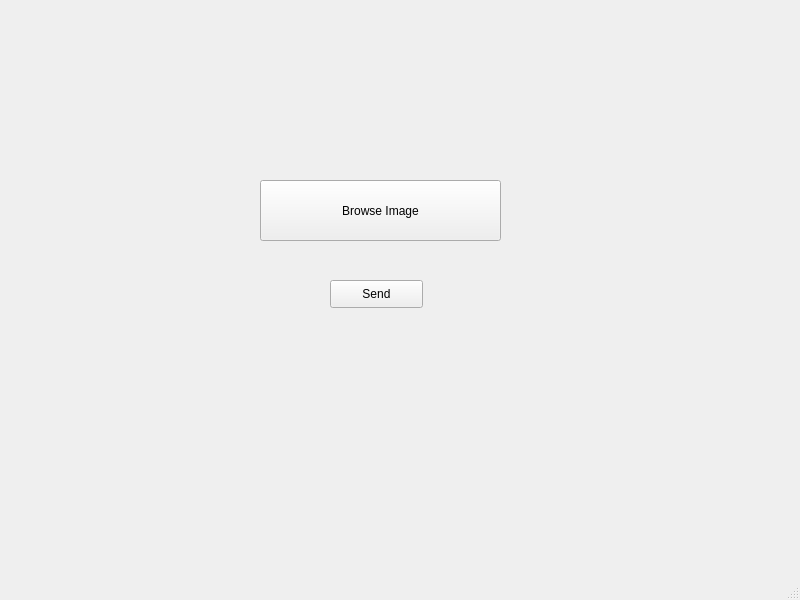
<?xml version="1.0" encoding="UTF-8"?>
<ui version="4.0">
 <class>MainWindow</class>
 <widget class="QMainWindow" name="MainWindow">
  <property name="geometry">
   <rect>
    <x>0</x>
    <y>0</y>
    <width>800</width>
    <height>600</height>
   </rect>
  </property>
  <property name="windowTitle">
   <string>MainWindow</string>
  </property>
  <widget class="QWidget" name="centralwidget">
   <widget class="QPushButton" name="browseImageButton">
    <property name="geometry">
     <rect>
      <x>260</x>
      <y>180</y>
      <width>241</width>
      <height>61</height>
     </rect>
    </property>
    <property name="text">
     <string>Browse Image</string>
    </property>
   </widget>
   <widget class="QPushButton" name="pushButton">
    <property name="geometry">
     <rect>
      <x>330</x>
      <y>280</y>
      <width>93</width>
      <height>28</height>
     </rect>
    </property>
    <property name="text">
     <string>Send</string>
    </property>
   </widget>
  </widget>
  <widget class="QMenuBar" name="menubar">
   <property name="geometry">
    <rect>
     <x>0</x>
     <y>0</y>
     <width>800</width>
     <height>26</height>
    </rect>
   </property>
  </widget>
  <widget class="QStatusBar" name="statusbar"/>
 </widget>
 <resources/>
 <connections/>
</ui>
